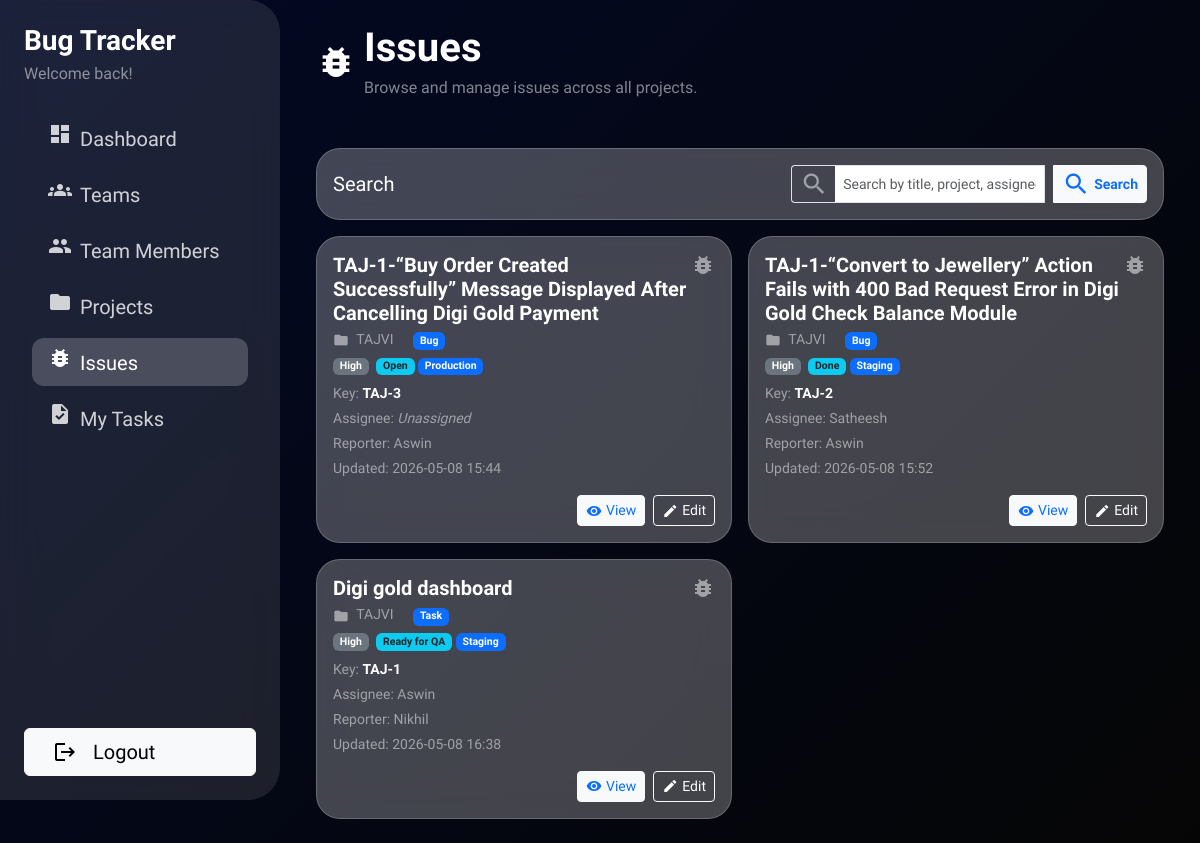
/issues/ (signed in), run on the app's committed database.
### issues/models.py (models this page shows, shortened)
class Issue(models.Model):
    project = models.ForeignKey(
        Project,
        on_delete=models.CASCADE,
        related_name='issues',
    )
    title = models.CharField(max_length=255)
    description = models.TextField(blank=True)
    issue_type = models.CharField(
        max_length=20,
        choices=IssueTypeChoices.choices,
        default=IssueTypeChoices.TASK,
    )
    reporter = models.ForeignKey(
        settings.AUTH_USER_MODEL,
        on_delete=models.SET_NULL,
        null=True,
        blank=True,
        related_name='reported_issues',
    )
    assignee = models.ForeignKey(
        settings.AUTH_USER_MODEL,
        on_delete=models.SET_NULL,
        null=True,
        blank=True,
        related_name='assigned_issues',
    )
    priority = models.CharField(
        max_length=20,
        choices=IssuePriorityChoices.choices,
        default=IssuePriorityChoices.MEDIUM,
    )
    environment = models.CharField(
        max_length=20,
        choices=IssueEnvironmentChoices.choices,
        default=IssueEnvironmentChoices.STAGING,
    )
    status = models.CharField(
        max_length=20,
        choices=IssueStatusChoices.choices,
        default=IssueStatusChoices.OPEN,
    )
    time_estimate_hours = models.DecimalField(
        max_digits=6,
        decimal_places=2,
        null=True,
        blank=True,
        help_text='Estimated effort in hours',
    )
    remarks = models.TextField(blank=True)
    qa_note = models.TextField(blank=True)
    image_1 = CloudinaryField('image', null=True, blank=True)
    image_2 = CloudinaryField('image', null=True, blank=True)
    image_3 = CloudinaryField('image', null=True, blank=True)
    image_4 = CloudinaryField('image', null=True, blank=True)
    created_by = models.ForeignKey(
        settings.AUTH_USER_MODEL,
        on_delete=models.SET_NULL,
        null=True,
        blank=True,
        related_name='created_issues',
    )
    created_at = models.DateTimeField(auto_now_add=True)
    updated_at = models.DateTimeField(auto_now=True)
    class Meta:
        ordering = ['-created_at']
    def is_authorized(self, user):
        if not user or not user.is_authenticated:
            return False
        if user == self.assignee:
            return True
        if user == self.reporter:
            return True
        team_member = getattr(user, 'team_member', None)
        if team_member and team_member.role in getattr(settings, 'MANAGEMENT_ROLES', []):
            return True
        return False

class Project(models.Model):
    name = models.CharField(max_length=255)
    code = models.CharField(max_length=50, unique=True)
    description = models.TextField(blank=True)
    owner = models.ForeignKey(
        settings.AUTH_USER_MODEL,
        on_delete=models.SET_NULL,
        null=True,
        blank=True,
        related_name='owned_projects',
    )
    team = models.ForeignKey(
        'users.Team',  # change this string if your Team model lives elsewhere
        on_delete=models.SET_NULL,
        null=True,
        blank=True,
        related_name='projects',
    )
    is_active = models.BooleanField(default=True)
    created_by = models.ForeignKey(
        settings.AUTH_USER_MODEL,
        on_delete=models.SET_NULL,
        null=True,
        blank=True,
        related_name='created_projects',
    )
    created_at = models.DateTimeField(auto_now_add=True)
    updated_at = models.DateTimeField(auto_now=True)
    class Meta:
        ordering = ['name']

### users/models.py (models this page shows)
class User(AbstractUser):
    pass

### issues/views.py (the view, shortened to what this page needs)
# urls.py: path('issues/', IssueListView.as_view(), name='issue_list'),
class IssueListView(LoginRequiredMixin, ListView):
    model = Issue
    template_name = 'issues/issue_list.html'
    context_object_name = 'issues'
    def get_queryset(self):
        qs = Issue.objects.select_related('project', 'assignee', 'reporter').all()
        search = self.request.GET.get('q')
        status = self.request.GET.get('status')
        if status:
            qs = qs.filter(status=status)
        assigned = self.request.GET.get('assigned')
        if assigned == '1':
            qs = qs.filter(assignee__isnull=False)
        priority = self.request.GET.get('priority')
        if priority:
            qs = qs.filter(priority=priority)
        issue_type = self.request.GET.get('issue_type')
        if issue_type:
            qs = qs.filter(issue_type=issue_type)
        for issue in qs:
            issue.can_edit = issue.is_authorized(self.request.user)
        return qs
    def get_context_data(self, **kwargs):
        context = super().get_context_data(**kwargs)
        context['search'] = self.request.GET.get('q')
        return context

### templates/issues/issue_list.html (shortened to what this page needs)
{% extends "users/index.html" %}
{% block nav_issues_active %}active{% endblock %}
{% block dashboard_content %}
{% block page_header %}
<div class="row mb-5">
    <div class="col d-flex align-items-center">
        <span class="material-icons text-white fs-1 me-2">bug_report</span>
        <div>
            <h1 class="text-white fw-bold mb-1">Issues</h1>
            <p class="text-white-50 mb-0">Browse and manage issues across all projects.</p>
        </div>
    </div>
</div>
{% endblock %}
{% block content %}
<div class="glass-card p-3 mb-3 text-white">
    <div class="d-flex justify-content-between align-items-center">
        <h2 class="h5 mb-0">Search</h2>
        <form method="get" class="d-flex align-items-center" style="max-width: 480px;">
            <div class="input-group input-group-sm">
                <span class="input-group-text bg-transparent border-end-0">
                    <span class="material-icons text-white-50" style="font-size:28px;">search</span>
                </span>
                <input type="text"
                       name="q"
                       value="{{ request.GET.q }}"
                       class="form-control bg-white border-start-0 text-black"
                       placeholder="Search by title, project, assignee, reporter...">
                <button type="submit"
                        class="btn btn-light text-primary fw-semibold d-flex align-items-center ms-2">
                    <span class="material-icons" style="font-size:28px;">search</span>
                    <span class="ms-1">Search</span>
                </button>
            </div>
        </form>
    </div>
</div>
{% if issues %}
    <div class="row g-3">
        {% for issue in issues %}
            {% if not request.GET.q or request.GET.q|lower in issue.title|lower %}
            <div class="col-12 col-md-6">
                <div class="glass-card p-3 h-100 text-white">
                    <div class="d-flex justify-content-between align-items-start mb-2">
                        <div>
                            <h5 class="fw-bold mb-1">
                                <a href="{% url 'issues:issue_detail' issue.pk %}"
                                   class="text-decoration-none text-white">
                                    {{ issue.title }}
                                </a>
                            </h5>
                            <div class="small text-white-50 mb-1">
                                <span class="material-icons align-middle me-1" style="font-size:16px;">folder</span>
                                <a href="{% url 'issues:project_detail' issue.project.pk %}"
                                   class="text-decoration-none text-white-50">
                                    {{ issue.project.name }}
                                </a>
                                <span class="badge bg-primary mx-3 me-2">
                                    {{ issue.get_issue_type_display }}
                                </span>
                            </div>
                            <div class="small text-white-50">
                                <span class="badge bg-secondary me-1">
                                    {{ issue.get_priority_display }}
                                </span>
                                <span class="badge bg-info text-dark">
                                    {{ issue.get_status_display }}
                                </span>
                                <span class="badge bg-primary me-1">
                                    {{ issue.get_environment_display }}
                                </span>
                            </div>
                        </div>
                        <span class="material-icons text-white-50">
                        </span>
                    </div>
                    <div class="small text-white-50 mb-1">
                        Key:
                        <span class="fw-semibold text-white">
                            {% if issue.project.code %}
                                {{ issue.project.code }}-{{ issue.pk }}
                            {% else %}
                                #{{ issue.pk }}
                            {% endif %}
                        </span>
                    </div>
                    <div class="small text-white-50 mb-1">
                        Assignee:
                        {% if issue.assignee %}
                            {{ issue.assignee.get_short_name|default:issue.assignee.username }}
                        {% else %}
                            <em>Unassigned</em>
                        {% endif %}
                    </div>
                    <div class="small text-white-50 mb-1">
                        Reporter:
                        {% if issue.reporter %}
                            {{ issue.reporter.get_short_name|default:issue.reporter.username }}
                        {% else %}
                            <em>-</em>
                        {% endif %}
                    </div>
                    <div class="small text-white-50 mb-3">
                        Updated: {{ issue.updated_at|date:"Y-m-d H:i" }}
                    </div>
                    <div class="d-flex justify-content-end gap-2">
                        <a href="{% url 'issues:issue_detail' issue.pk %}"
                           class="btn btn-sm btn-light text-primary d-inline-flex align-items-center">
                            <span class="material-icons me-1" style="font-size:16px;">visibility</span>
                            View
                        </a>
                    {% if issue.can_edit %}
                        <a href="{% url 'issues:issue_update' issue.pk %}"
                        class="btn btn-sm btn-outline-light text-white d-inline-flex align-items-center">
                            <span class="material-icons me-1" style="font-size:16px;">edit</span>
                            Edit
                        </a>
                    {% endif %}
                    </div>
                </div>
            </div>
            {% endif %}
        {% endfor %}
    </div>
{% else %}
    <div class="glass-card text-center py-4 text-white">
        <span class="material-icons fs-1 text-white-50 mb-2">bug_report</span>
        <p class="text-white-50 mb-0">No issues found.</p>
    </div>
{% endif %}
{% endblock %}
{% endblock %}

### templates/users/index.html (style rules this page uses)
:root { --glass-bg: rgba(255,255,255,0.25); }
body { font-family: 'Google Sans', sans-serif; background: linear-gradient(135deg, #030925 0%, #050505 100%); min-height: 100vh; }
.glass-card { background: var(--glass-bg); backdrop-filter: blur(20px); border-radius: 24px; border: 1px solid rgba(255,255,255,0.2); }

### data on the page
Issue: title "TAJ-1-“Buy Order Created Successfully” Message Displayed After Cancelling Digi Gold Payment", project.name "TAJVI", issue_type "Bug", priority "High", status "Open", environment "Production", project.code "TAJ", pk "3", shows "Unassigned", reporter.get_short_name "Aswin", updated_at "2026-05-08 15:44", shows "Edit"
Issue: title "TAJ-1-“Convert to Jewellery” Action Fails with 400 Bad Request Error in Digi Gold Check Balance Module", project.name "TAJVI", issue_type "Bug", priority "High", status "Done", environment "Staging", project.code "TAJ", pk "2", assignee.get_short_name "Satheesh", reporter.get_short_name "Aswin", updated_at "2026-05-08 15:52", shows "Edit"
Issue: title "Digi gold dashboard", project.name "TAJVI", issue_type "Task", priority "High", status "Ready for QA", environment "Staging", project.code "TAJ", pk "1", assignee.get_short_name "Aswin", reporter.get_short_name "Nikhil", updated_at "2026-05-08 16:38", shows "Edit"
